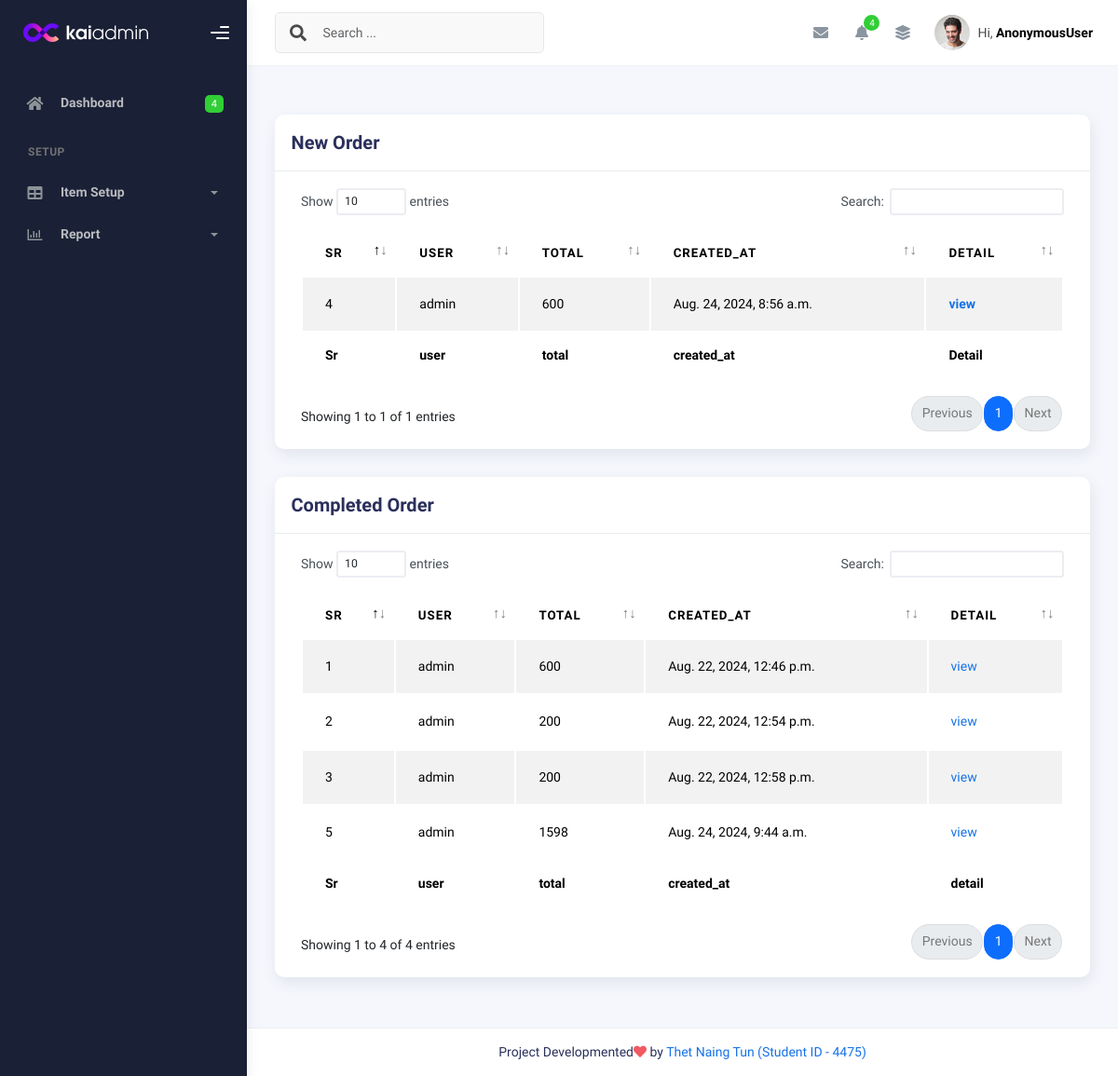
Page /orderlistview/ on the earlier database version.
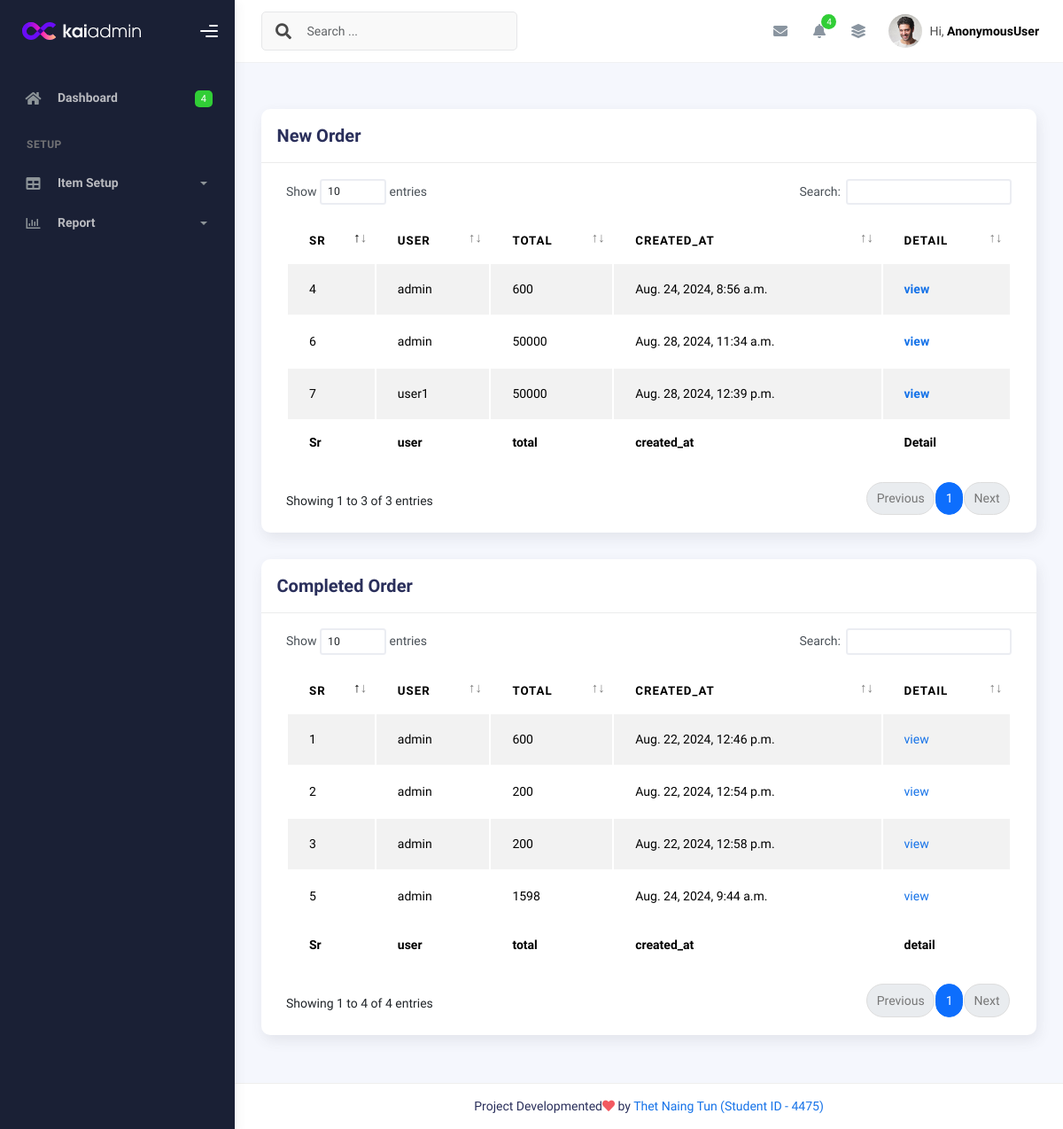
Same page on the later database version.
### myapp/models.py (models this page shows, shortened)
class Order(models.Model):
    cart = models.OneToOneField(Cart, on_delete=models.CASCADE)
    ordered_by = models.CharField(max_length=255,null=True, blank=True)
    shipping_address = models.CharField(max_length=255, null=True, blank=True)
    mobile = models.CharField(max_length=255,null=True, blank=True)
    discount = models.PositiveIntegerField(default=0)
    total = models.PositiveIntegerField()
    status = models.PositiveIntegerField(default=0)
    created_at = models.DateTimeField(auto_now_add=True)
    updated_at = models.DateTimeField(auto_now=True)

class Cart(models.Model):
    usr = models.ForeignKey(User, on_delete=models.SET_NULL, null=True, blank=True)
    total = models.PositiveIntegerField(default=0)
    created_at = models.DateTimeField(auto_now_add=True)

### myapp/views.py (the view)
# urls.py: path('orderlistview/', orderlistview.as_view(), name='orderlistview'),
class orderlistview(View):
    def get(self, request):
        ord = Order.objects.filter(status=0)
        allord = Order.objects.filter(status=1)
        context = {'ord':ord, 'allord':allord}
        return render(request, 'shopadmin/orderlistview.html', context)

### templates/shopadmin/orderlistview.html (shortened to what this page needs)
{% extends 'shopadmin/index.html' %}
{% block content %}
<div class="row">
    <div class="col-md-12">
    </div>
  </div>
  <div class="col-md-12">
    <div class="card">
      <div class="card-header">
        <h4 class="card-title">New Order</h4>
      </div>
      <div class="card-body">
        <div class="table-responsive">
          <table
            id="basic-datatables"
            class="display table table-striped table-hover"
          >
            <thead>
              <tr>
                <th>Sr</th>
                <th>user</th>
                <th>total</th>
                <th>created_at</th>
                <th>Detail</th>
              </tr>
            </thead>
            <tfoot>
              <tr>
                <th>Sr</th>
                <th>user</th>
                <th>total</th>
                <th>created_at</th>
                <th>Detail</th>
              </tr>
            </tfoot>
            <tbody>
              {% for i in ord %}
              <tr>
                <td>
                  {{i.id}}
                </td>
                <td>{{i.cart.usr}}</td>
                <td>
                    {{i.total}}
                </td>
                <td>{{i.created_at}}</td>
                <th>
                    <a href="{% url 'myapp:OrderDetailView' i.id %}">view</a>
                </th>
              </tr>
              {% endfor %}
            </tbody>
          </table>
        </div>
      </div>
    </div>
  </div>
  <div class="col-md-12">
    <div class="card">
      <div class="card-header">
        <h4 class="card-title">Completed Order</h4>
      </div>
      <div class="card-body">
        <div class="table-responsive">
          <table
            id="all-ordertbl"
            class="display table table-striped table-hover"
          >
            <thead>
              <tr>
                <th>Sr</th>
                <th>user</th>
                <th>total</th>
                <th>created_at</th>
                <th>detail</th>
              </tr>
            </thead>
            <tfoot>
              <tr>
                <th>Sr</th>
                <th>user</th>
                <th>total</th>
                <th>created_at</th>
                <th>detail</th>
              </tr>
            </tfoot>
            <tbody>
              {% for i in allord %}
              <tr>
                <td>
                  {{i.id}}
                </td>
                <td>{{i.cart.usr}}</td>
                <td>
                    {{i.total}}
                </td>
                <td>{{i.created_at}}</td>
                <td><a href="{% url 'myapp:OrderDetailView' i.id %}">view</a></td>
              </tr>
              {% endfor %}
            </tbody>
          </table>
        </div>
      </div>
    </div>
  </div>
{% endblock content %}

Differences in the rows shown:
added Order: id "6", cart.usr "admin", total "50000", created_at "Aug. 28, 2024, 11:34 a.m.", shown under "New Order"
added Order: id "7", cart.usr "user1", total "50000", created_at "Aug. 28, 2024, 12:39 p.m.", shown under "New Order"
Other differences:
text written by a page script: "Show entries Search: Showing 1 to 1 of 1 entries Previous 1 Next" → "Show entries Search: Showing 1 to 3 of 3 entries Previous 1 Next"
